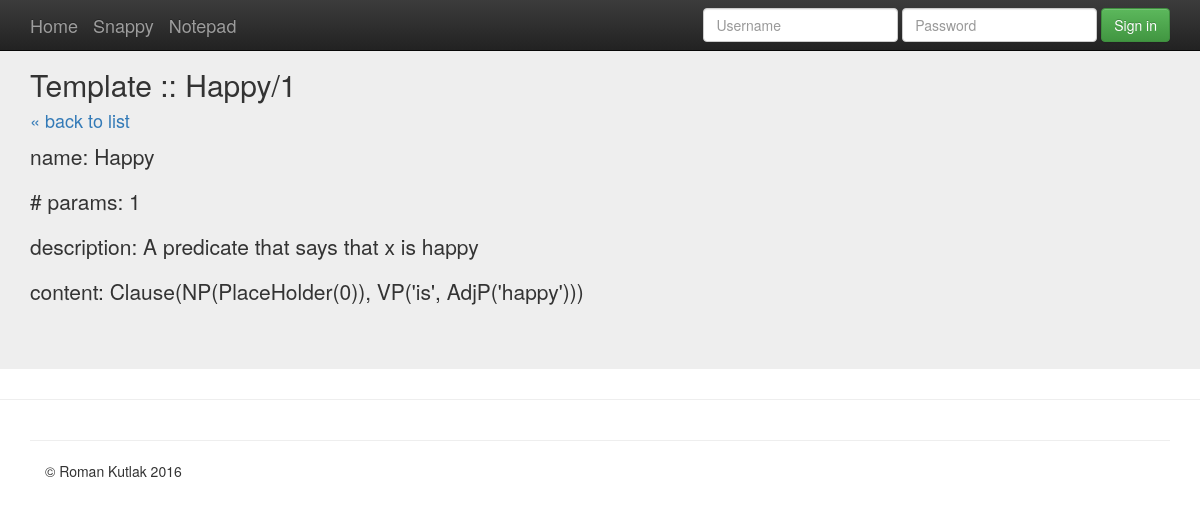
Screenshot of /snappy/template/2 with the database file from the repository.
### snappy/models.py (models this page shows, shortened)
class TemplateModel(models.Model):
    name = models.CharField(max_length=250)
    num_params = models.PositiveSmallIntegerField()  # max about 32k
    signature = models.CharField(max_length=256, blank=True)  # name/num_params
    description = models.CharField(max_length=1000, default='')
    content = models.TextField(max_length=64000, default='')  # sensible cap size
    class Meta:
        ordering = ['signature']
    def __init__(self, *args, **kwargs):
        super(TemplateModel, self).__init__(*args, **kwargs)
        self.signature = '{0}/{1}'.format(self.name, self.num_params)

### snappy/views.py (the view)
# urls.py: url(r'^template/(?P<pk>\d+)$', views.TemplateDetailView.as_view(), name='snappy.templates-detail'),
class TemplateDetailView(DetailView):
    model = TemplateModel
    fields = ['name', 'num_params', 'template_content']
    template_name = 'snappy/template_detail.html'

### snappy/templates/snappy/template_detail.html
{% extends 'base.html' %}
{% block content %}
<div class="jumbotron">
  <div class="container">
    <h2>Template :: {{ object.signature }}</h2>
    <h4><a href="{% url 'snappy.templates-list' %}">« back to list</a></h4>
    <div id="template-container">
      <p class="template-name">name: <span>{{ object.name }}</span></p>
      <p class="template-name"># params: <span>{{ object.num_params }}</span></p>
      <p class="template-name">description: <span>{{ object.description }}</span></p>
      <p class="template-name">content: <span>{{ object.content }}</span></p>
    </div>
  </div>
</div>
{% endblock %}

### rows the page displays
TemplateModel: signature "Happy/1", name "Happy", num_params "1", description "A predicate that says that x is happy", content "Clause(NP(PlaceHolder(0)), VP('is', AdjP('happy')))"
